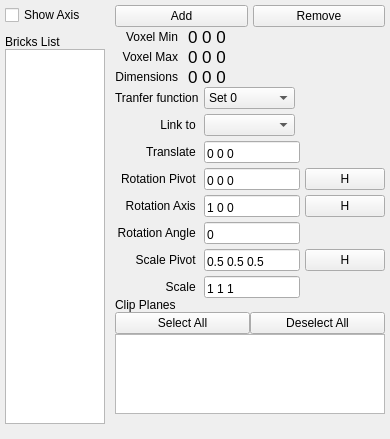
<?xml version="1.0" encoding="UTF-8"?>
<ui version="4.0">
 <class>BricksWidget</class>
 <widget class="QWidget" name="BricksWidget">
  <property name="geometry">
   <rect>
    <x>0</x>
    <y>0</y>
    <width>390</width>
    <height>439</height>
   </rect>
  </property>
  <property name="sizePolicy">
   <sizepolicy hsizetype="Expanding" vsizetype="Expanding">
    <horstretch>0</horstretch>
    <verstretch>0</verstretch>
   </sizepolicy>
  </property>
  <property name="focusPolicy">
   <enum>Qt::StrongFocus</enum>
  </property>
  <property name="windowTitle">
   <string>Bricks Editor</string>
  </property>
  <property name="toolTip">
   <string>&lt;html&gt;&lt;head&gt;&lt;meta name=&quot;qrichtext&quot; content=&quot;1&quot; /&gt;&lt;style type=&quot;text/css&quot;&gt;
p, li { white-space: pre-wrap; }
&lt;/style&gt;&lt;/head&gt;&lt;body style=&quot; font-family:'MS Shell Dlg 2'; font-size:8.25pt; font-weight:400; font-style:normal;&quot;&gt;
&lt;p style=&quot; margin-top:0px; margin-bottom:0px; margin-left:0px; margin-right:0px; -qt-block-indent:0; text-indent:0px;&quot;&gt;Bricks Editor&lt;/p&gt;&lt;/body&gt;&lt;/html&gt;</string>
  </property>
  <layout class="QGridLayout" name="gridLayout">
   <property name="leftMargin">
    <number>5</number>
   </property>
   <property name="topMargin">
    <number>5</number>
   </property>
   <property name="rightMargin">
    <number>5</number>
   </property>
   <property name="bottomMargin">
    <number>5</number>
   </property>
   <property name="spacing">
    <number>0</number>
   </property>
   <item row="0" column="0">
    <layout class="QVBoxLayout">
     <property name="spacing">
      <number>0</number>
     </property>
     <property name="sizeConstraint">
      <enum>QLayout::SetDefaultConstraint</enum>
     </property>
     <property name="leftMargin">
      <number>0</number>
     </property>
     <item>
      <widget class="QCheckBox" name="m_showAxis">
       <property name="layoutDirection">
        <enum>Qt::LeftToRight</enum>
       </property>
       <property name="text">
        <string>Show Axis</string>
       </property>
      </widget>
     </item>
     <item>
      <layout class="QVBoxLayout">
       <property name="spacing">
        <number>0</number>
       </property>
       <property name="sizeConstraint">
        <enum>QLayout::SetDefaultConstraint</enum>
       </property>
       <property name="leftMargin">
        <number>0</number>
       </property>
       <property name="topMargin">
        <number>10</number>
       </property>
       <property name="rightMargin">
        <number>10</number>
       </property>
       <property name="bottomMargin">
        <number>10</number>
       </property>
       <item>
        <widget class="QLabel" name="label_2">
         <property name="text">
          <string>Bricks List</string>
         </property>
        </widget>
       </item>
       <item>
        <widget class="QListWidget" name="m_brickList">
         <property name="sizePolicy">
          <sizepolicy hsizetype="Minimum" vsizetype="Expanding">
           <horstretch>0</horstretch>
           <verstretch>0</verstretch>
          </sizepolicy>
         </property>
         <property name="maximumSize">
          <size>
           <width>100</width>
           <height>16777215</height>
          </size>
         </property>
         <property name="frameShape">
          <enum>QFrame::StyledPanel</enum>
         </property>
         <property name="frameShadow">
          <enum>QFrame::Sunken</enum>
         </property>
        </widget>
       </item>
      </layout>
     </item>
    </layout>
   </item>
   <item row="0" column="1">
    <layout class="QVBoxLayout" name="verticalLayout">
     <item>
      <layout class="QHBoxLayout">
       <property name="spacing">
        <number>5</number>
       </property>
       <property name="bottomMargin">
        <number>0</number>
       </property>
       <item>
        <widget class="QPushButton" name="m_new">
         <property name="text">
          <string>Add</string>
         </property>
        </widget>
       </item>
       <item>
        <widget class="QPushButton" name="m_remove">
         <property name="text">
          <string>Remove</string>
         </property>
        </widget>
       </item>
      </layout>
     </item>
     <item>
      <layout class="QHBoxLayout" stretch="0,1">
       <property name="spacing">
        <number>10</number>
       </property>
       <item>
        <layout class="QVBoxLayout">
         <property name="spacing">
          <number>0</number>
         </property>
         <property name="leftMargin">
          <number>0</number>
         </property>
         <property name="rightMargin">
          <number>0</number>
         </property>
         <item>
          <widget class="QLabel" name="label_8">
           <property name="sizePolicy">
            <sizepolicy hsizetype="Minimum" vsizetype="Preferred">
             <horstretch>0</horstretch>
             <verstretch>0</verstretch>
            </sizepolicy>
           </property>
           <property name="text">
            <string>Voxel Min</string>
           </property>
           <property name="alignment">
            <set>Qt::AlignRight|Qt::AlignTrailing|Qt::AlignVCenter</set>
           </property>
          </widget>
         </item>
         <item>
          <widget class="QLabel" name="label_9">
           <property name="sizePolicy">
            <sizepolicy hsizetype="Minimum" vsizetype="Preferred">
             <horstretch>0</horstretch>
             <verstretch>0</verstretch>
            </sizepolicy>
           </property>
           <property name="text">
            <string>Voxel Max</string>
           </property>
           <property name="alignment">
            <set>Qt::AlignRight|Qt::AlignTrailing|Qt::AlignVCenter</set>
           </property>
          </widget>
         </item>
         <item>
          <widget class="QLabel" name="label_10">
           <property name="sizePolicy">
            <sizepolicy hsizetype="Minimum" vsizetype="Preferred">
             <horstretch>0</horstretch>
             <verstretch>0</verstretch>
            </sizepolicy>
           </property>
           <property name="styleSheet">
            <string/>
           </property>
           <property name="text">
            <string>Dimensions</string>
           </property>
           <property name="scaledContents">
            <bool>false</bool>
           </property>
           <property name="alignment">
            <set>Qt::AlignRight|Qt::AlignTrailing|Qt::AlignVCenter</set>
           </property>
          </widget>
         </item>
        </layout>
       </item>
       <item>
        <layout class="QVBoxLayout" stretch="0,0,0">
         <property name="spacing">
          <number>0</number>
         </property>
         <item>
          <widget class="QLabel" name="m_brickMinLabel">
           <property name="font">
            <font>
             <pointsize>13</pointsize>
            </font>
           </property>
           <property name="text">
            <string>0 0 0</string>
           </property>
          </widget>
         </item>
         <item>
          <widget class="QLabel" name="m_brickMaxLabel">
           <property name="font">
            <font>
             <pointsize>13</pointsize>
            </font>
           </property>
           <property name="text">
            <string>0 0 0</string>
           </property>
          </widget>
         </item>
         <item>
          <widget class="QLabel" name="m_brickSizeLabel">
           <property name="font">
            <font>
             <pointsize>13</pointsize>
            </font>
           </property>
           <property name="text">
            <string>0 0 0</string>
           </property>
           <property name="alignment">
            <set>Qt::AlignLeading|Qt::AlignLeft|Qt::AlignVCenter</set>
           </property>
          </widget>
         </item>
        </layout>
       </item>
      </layout>
     </item>
     <item>
      <layout class="QGridLayout" rowstretch="0,0,0,0,0,0,0,0" columnstretch="0,1,0,0">
       <property name="sizeConstraint">
        <enum>QLayout::SetDefaultConstraint</enum>
       </property>
       <property name="spacing">
        <number>5</number>
       </property>
       <item row="3" column="3">
        <widget class="QPushButton" name="m_pivotFromHitpoint">
         <property name="sizePolicy">
          <sizepolicy hsizetype="Fixed" vsizetype="Fixed">
           <horstretch>0</horstretch>
           <verstretch>0</verstretch>
          </sizepolicy>
         </property>
         <property name="text">
          <string>H</string>
         </property>
        </widget>
       </item>
       <item row="4" column="0">
        <widget class="QLabel" name="label_4">
         <property name="text">
          <string>Rotation Axis </string>
         </property>
         <property name="alignment">
          <set>Qt::AlignRight|Qt::AlignTrailing|Qt::AlignVCenter</set>
         </property>
        </widget>
       </item>
       <item row="0" column="2" colspan="2">
        <spacer>
         <property name="orientation">
          <enum>Qt::Horizontal</enum>
         </property>
         <property name="sizeHint" stdset="0">
          <size>
           <width>40</width>
           <height>20</height>
          </size>
         </property>
        </spacer>
       </item>
       <item row="1" column="0">
        <widget class="QLabel" name="label_7">
         <property name="text">
          <string>Link to </string>
         </property>
         <property name="alignment">
          <set>Qt::AlignRight|Qt::AlignTrailing|Qt::AlignVCenter</set>
         </property>
        </widget>
       </item>
       <item row="2" column="3">
        <spacer>
         <property name="orientation">
          <enum>Qt::Horizontal</enum>
         </property>
         <property name="sizeHint" stdset="0">
          <size>
           <width>21</width>
           <height>21</height>
          </size>
         </property>
        </spacer>
       </item>
       <item row="0" column="1">
        <widget class="QComboBox" name="m_tfSet">
         <item>
          <property name="text">
           <string>Set 0</string>
          </property>
         </item>
         <item>
          <property name="text">
           <string>Set 1</string>
          </property>
         </item>
         <item>
          <property name="text">
           <string>Set 2</string>
          </property>
         </item>
         <item>
          <property name="text">
           <string>Set 3</string>
          </property>
         </item>
         <item>
          <property name="text">
           <string>None</string>
          </property>
         </item>
        </widget>
       </item>
       <item row="3" column="0">
        <widget class="QLabel" name="label_3">
         <property name="text">
          <string>Rotation Pivot </string>
         </property>
         <property name="alignment">
          <set>Qt::AlignRight|Qt::AlignTrailing|Qt::AlignVCenter</set>
         </property>
        </widget>
       </item>
       <item row="1" column="3">
        <spacer>
         <property name="orientation">
          <enum>Qt::Horizontal</enum>
         </property>
         <property name="sizeHint" stdset="0">
          <size>
           <width>45</width>
           <height>20</height>
          </size>
         </property>
        </spacer>
       </item>
       <item row="3" column="1" colspan="2">
        <widget class="QLineEdit" name="m_pivot">
         <property name="sizePolicy">
          <sizepolicy hsizetype="Expanding" vsizetype="Preferred">
           <horstretch>0</horstretch>
           <verstretch>0</verstretch>
          </sizepolicy>
         </property>
         <property name="text">
          <string>0 0 0</string>
         </property>
         <property name="alignment">
          <set>Qt::AlignBottom|Qt::AlignLeading|Qt::AlignLeft</set>
         </property>
        </widget>
       </item>
       <item row="0" column="0">
        <widget class="QLabel" name="label_6">
         <property name="text">
          <string>Tranfer function</string>
         </property>
        </widget>
       </item>
       <item row="1" column="1">
        <widget class="QComboBox" name="m_linkBrick">
         <property name="sizePolicy">
          <sizepolicy hsizetype="Preferred" vsizetype="Fixed">
           <horstretch>0</horstretch>
           <verstretch>0</verstretch>
          </sizepolicy>
         </property>
        </widget>
       </item>
       <item row="2" column="0">
        <widget class="QLabel" name="label">
         <property name="toolTip">
          <string comment="translate brick">&lt;html&gt;&lt;head&gt;&lt;meta name=&quot;qrichtext&quot; content=&quot;1&quot; /&gt;&lt;style type=&quot;text/css&quot;&gt;
p, li { white-space: pre-wrap; }
&lt;/style&gt;&lt;/head&gt;&lt;body style=&quot; font-family:'MS Shell Dlg 2'; font-size:8.25pt; font-weight:400; font-style:normal;&quot;&gt;
&lt;p style=&quot; margin-top:0px; margin-bottom:0px; margin-left:0px; margin-right:0px; -qt-block-indent:0; text-indent:0px;&quot;&gt;brick translation&lt;/p&gt;&lt;/body&gt;&lt;/html&gt;</string>
         </property>
         <property name="whatsThis">
          <string comment="all coordinates are normalized with respect to the dimensions of the brick.  For example 0 0 0 means one end of the brick, whereas 1 1 1 means the opposite end of the brick.">&lt;html&gt;&lt;head&gt;&lt;meta name=&quot;qrichtext&quot; content=&quot;1&quot; /&gt;&lt;style type=&quot;text/css&quot;&gt;
p, li { white-space: pre-wrap; }
&lt;/style&gt;&lt;/head&gt;&lt;body style=&quot; font-family:'MS Shell Dlg 2'; font-size:8.25pt; font-weight:400; font-style:normal;&quot;&gt;
&lt;p style=&quot; margin-top:0px; margin-bottom:0px; margin-left:0px; margin-right:0px; -qt-block-indent:0; text-indent:0px; font-size:8pt;&quot;&gt;All coordinates are normalized.  For example for&lt;/p&gt;
&lt;p style=&quot; margin-top:0px; margin-bottom:0px; margin-left:0px; margin-right:0px; -qt-block-indent:0; text-indent:0px; font-size:8pt;&quot;&gt;a brick whose corner voxels are (100,130,200)&lt;/p&gt;
&lt;p style=&quot; margin-top:0px; margin-bottom:0px; margin-left:0px; margin-right:0px; -qt-block-indent:0; text-indent:0px; font-size:8pt;&quot;&gt;and (200, 200, 200), the translation value of&lt;/p&gt;
&lt;p style=&quot; margin-top:0px; margin-bottom:0px; margin-left:0px; margin-right:0px; -qt-block-indent:0; text-indent:0px; font-size:8pt;&quot;&gt;0 0 0 means translate by (0,0,0) voxels&lt;/p&gt;
&lt;p style=&quot; margin-top:0px; margin-bottom:0px; margin-left:0px; margin-right:0px; -qt-block-indent:0; text-indent:0px; font-size:8pt;&quot;&gt;0.5 0.5 0.5 means translate by (50,35,100) voxels&lt;/p&gt;
&lt;p style=&quot; margin-top:0px; margin-bottom:0px; margin-left:0px; margin-right:0px; -qt-block-indent:0; text-indent:0px; font-size:8pt;&quot;&gt;1 1 1 means translate by (100,70,100) voxels&lt;/p&gt;
&lt;p style=&quot; margin-top:0px; margin-bottom:0px; margin-left:0px; margin-right:0px; -qt-block-indent:0; text-indent:0px; font-size:8pt;&quot;&gt;-1 -1 -1 means translate by (-100,-70,-100) voxels&lt;/p&gt;&lt;/body&gt;&lt;/html&gt;</string>
         </property>
         <property name="text">
          <string>Translate </string>
         </property>
         <property name="alignment">
          <set>Qt::AlignRight|Qt::AlignTrailing|Qt::AlignVCenter</set>
         </property>
        </widget>
       </item>
       <item row="2" column="1" colspan="2">
        <widget class="QLineEdit" name="m_translation">
         <property name="sizePolicy">
          <sizepolicy hsizetype="Expanding" vsizetype="Preferred">
           <horstretch>0</horstretch>
           <verstretch>0</verstretch>
          </sizepolicy>
         </property>
         <property name="text">
          <string>0 0 0</string>
         </property>
         <property name="alignment">
          <set>Qt::AlignBottom|Qt::AlignLeading|Qt::AlignLeft</set>
         </property>
        </widget>
       </item>
       <item row="7" column="0">
        <widget class="QLabel" name="label_13">
         <property name="text">
          <string>Scale </string>
         </property>
         <property name="alignment">
          <set>Qt::AlignRight|Qt::AlignTrailing|Qt::AlignVCenter</set>
         </property>
        </widget>
       </item>
       <item row="6" column="3">
        <widget class="QPushButton" name="m_scalepivotFromHitpoint">
         <property name="sizePolicy">
          <sizepolicy hsizetype="Fixed" vsizetype="Fixed">
           <horstretch>0</horstretch>
           <verstretch>0</verstretch>
          </sizepolicy>
         </property>
         <property name="text">
          <string>H</string>
         </property>
        </widget>
       </item>
       <item row="6" column="0">
        <widget class="QLabel" name="label_12">
         <property name="text">
          <string>Scale Pivot </string>
         </property>
         <property name="alignment">
          <set>Qt::AlignRight|Qt::AlignTrailing|Qt::AlignVCenter</set>
         </property>
        </widget>
       </item>
       <item row="5" column="3">
        <spacer>
         <property name="orientation">
          <enum>Qt::Horizontal</enum>
         </property>
         <property name="sizeHint" stdset="0">
          <size>
           <width>5</width>
           <height>20</height>
          </size>
         </property>
        </spacer>
       </item>
       <item row="4" column="1" colspan="2">
        <widget class="QLineEdit" name="m_axis">
         <property name="sizePolicy">
          <sizepolicy hsizetype="Expanding" vsizetype="Preferred">
           <horstretch>0</horstretch>
           <verstretch>0</verstretch>
          </sizepolicy>
         </property>
         <property name="text">
          <string>1 0 0</string>
         </property>
         <property name="alignment">
          <set>Qt::AlignBottom|Qt::AlignLeading|Qt::AlignLeft</set>
         </property>
        </widget>
       </item>
       <item row="5" column="1" colspan="2">
        <widget class="QLineEdit" name="m_angle">
         <property name="sizePolicy">
          <sizepolicy hsizetype="Expanding" vsizetype="Preferred">
           <horstretch>0</horstretch>
           <verstretch>0</verstretch>
          </sizepolicy>
         </property>
         <property name="text">
          <string>0</string>
         </property>
         <property name="alignment">
          <set>Qt::AlignBottom|Qt::AlignLeading|Qt::AlignLeft</set>
         </property>
        </widget>
       </item>
       <item row="5" column="0">
        <widget class="QLabel" name="label_5">
         <property name="text">
          <string>Rotation Angle </string>
         </property>
         <property name="alignment">
          <set>Qt::AlignRight|Qt::AlignTrailing|Qt::AlignVCenter</set>
         </property>
        </widget>
       </item>
       <item row="4" column="3">
        <widget class="QPushButton" name="m_axisFromHitpoint">
         <property name="sizePolicy">
          <sizepolicy hsizetype="Fixed" vsizetype="Fixed">
           <horstretch>0</horstretch>
           <verstretch>0</verstretch>
          </sizepolicy>
         </property>
         <property name="text">
          <string>H</string>
         </property>
        </widget>
       </item>
       <item row="6" column="1" colspan="2">
        <widget class="QLineEdit" name="m_scalepivot">
         <property name="sizePolicy">
          <sizepolicy hsizetype="Expanding" vsizetype="Preferred">
           <horstretch>0</horstretch>
           <verstretch>0</verstretch>
          </sizepolicy>
         </property>
         <property name="text">
          <string>0.5 0.5 0.5</string>
         </property>
         <property name="alignment">
          <set>Qt::AlignBottom|Qt::AlignLeading|Qt::AlignLeft</set>
         </property>
        </widget>
       </item>
       <item row="7" column="1" colspan="2">
        <widget class="QLineEdit" name="m_scale">
         <property name="sizePolicy">
          <sizepolicy hsizetype="Expanding" vsizetype="Preferred">
           <horstretch>0</horstretch>
           <verstretch>0</verstretch>
          </sizepolicy>
         </property>
         <property name="text">
          <string>1 1 1</string>
         </property>
         <property name="alignment">
          <set>Qt::AlignBottom|Qt::AlignLeading|Qt::AlignLeft</set>
         </property>
        </widget>
       </item>
      </layout>
     </item>
     <item>
      <layout class="QVBoxLayout">
       <property name="spacing">
        <number>0</number>
       </property>
       <item>
        <widget class="QLabel" name="label_11">
         <property name="text">
          <string>Clip Planes</string>
         </property>
        </widget>
       </item>
       <item>
        <layout class="QHBoxLayout">
         <item>
          <widget class="QPushButton" name="m_selectAll">
           <property name="text">
            <string>Select All</string>
           </property>
          </widget>
         </item>
         <item>
          <widget class="QPushButton" name="m_deselectAll">
           <property name="text">
            <string>Deselect All</string>
           </property>
          </widget>
         </item>
        </layout>
       </item>
       <item>
        <widget class="QTableWidget" name="m_clipTable">
         <property name="sizePolicy">
          <sizepolicy hsizetype="Expanding" vsizetype="Maximum">
           <horstretch>0</horstretch>
           <verstretch>0</verstretch>
          </sizepolicy>
         </property>
         <property name="maximumSize">
          <size>
           <width>16777215</width>
           <height>100</height>
          </size>
         </property>
        </widget>
       </item>
       <item>
        <spacer name="verticalSpacer">
         <property name="orientation">
          <enum>Qt::Vertical</enum>
         </property>
         <property name="sizeHint" stdset="0">
          <size>
           <width>20</width>
           <height>40</height>
          </size>
         </property>
        </spacer>
       </item>
      </layout>
     </item>
    </layout>
   </item>
  </layout>
 </widget>
 <resources/>
 <connections/>
</ui>
